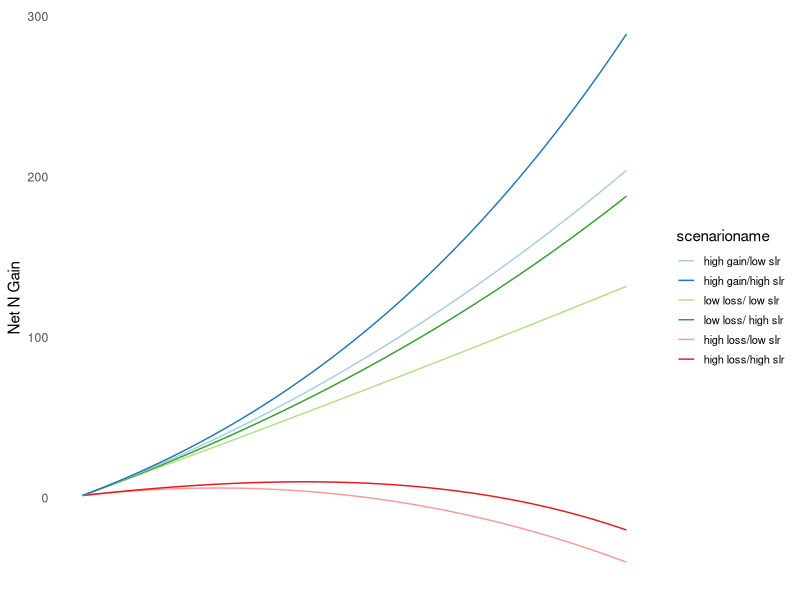
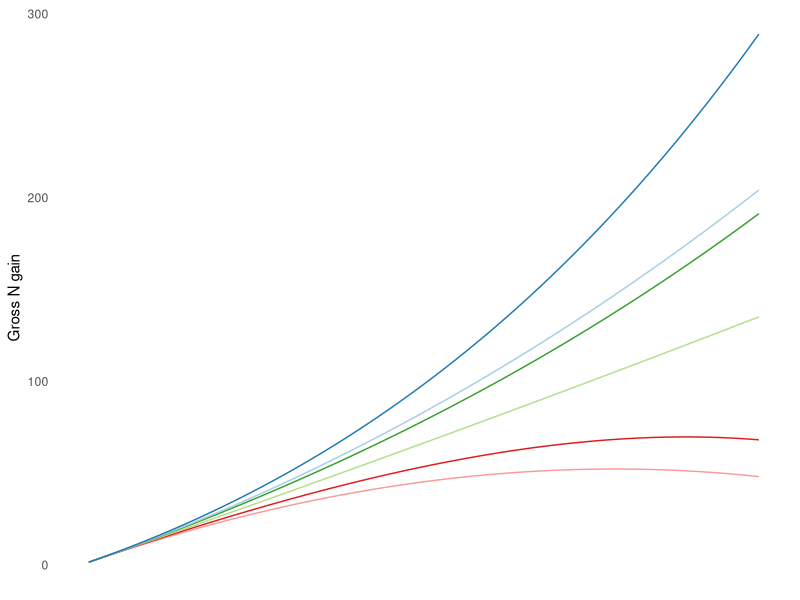
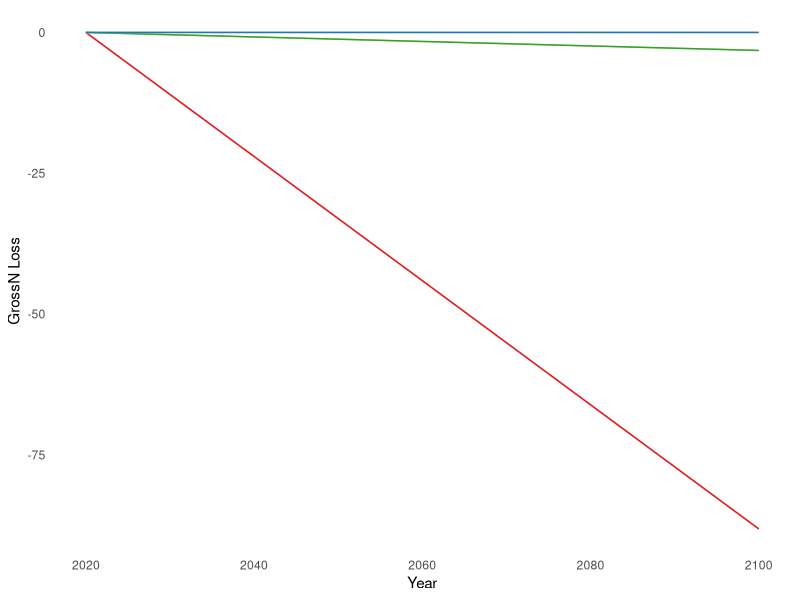

The R source for these figures, in order: (Note: this script raises an error after producing the figures.)

library(dplyr)
library(ggplot2)
library(RColorBrewer)

# Define the sequence of years
years <- 2020:2100

# Create the data frame for each year
scenarios <- data.frame(
  scenario = rep(1:6, each = length(years)),
  scenarioname = rep(c('high loss/low slr', 'high loss/high slr', 'low loss/ low slr', 
                       'low loss/ high slr', 'high gain/low slr', 'high gain/high slr'), 
                     each = length(years)),
  R2020 = 3.5,
  R2100 = rep(c(4.1, 7.8, 4.1, 7.8, 4.1, 7.8), each = length(years)),
  A2020marsh = 52880,
  A2020mangrove = 200239,
  year = rep(years, times = 6)
)

# Calculate the exponential function (k) for each SLR scenario
scenarios$k <- log(scenarios$R2100 / scenarios$R2020) / 80

# Calculate the relative sea level rise (rSLR) for each year: rSLR = SLR2020 * e^(k*(year-2020))
scenarios$rSLR <- scenarios$R2020 * exp(scenarios$k * (scenarios$year - 2020))

# Calculate A2100marsh and A2100mangrove for high loss scenarios 1 and 2
scenarios$A2100marsh[scenarios$scenario %in% c(1, 2)] <- scenarios$A2020marsh[scenarios$scenario %in% c(1, 2)] - 20623
scenarios$A2100mangrove[scenarios$scenario %in% c(1, 2)] <- scenarios$A2020mangrove[scenarios$scenario %in% c(1, 2)] - 144412

# Calculate A2100marsh and A2100mangrove for low loss scenarios 3 and 4
scenarios$A2100marsh[scenarios$scenario %in% c(3, 4)] <- scenarios$A2020marsh[scenarios$scenario %in% c(3,4)] -1568
scenarios$A2100mangrove[scenarios$scenario %in% c(3, 4)] <- scenarios$A2020mangrove[scenarios$scenario %in% c(3,4)] -4421

# Calculate A2100marsh and A2100mangrove for high gain scenarios 5 and 6
scenarios$A2100marsh[scenarios$scenario %in% c(5, 6)] <- scenarios$A2020marsh[scenarios$scenario %in% c(5, 6)] + 20905
scenarios$A2100mangrove[scenarios$scenario %in% c(5, 6)] <- scenarios$A2020mangrove[scenarios$scenario %in% c(5, 6)] + 99434

# Calculate Areas for each year
scenarios$Amarsh <- (scenarios$A2100marsh - scenarios$A2020marsh) * (scenarios$year - 2020) / 80 + scenarios$A2020marsh
scenarios$Amangrove <- (scenarios$A2100mangrove - scenarios$A2020mangrove) * (scenarios$year - 2020) / 80 + scenarios$A2020mangrove
scenarios$Atotal <- scenarios$Amarsh + scenarios$Amangrove

# Calculate the cumulative sum of rSLR within each scenario
scenarios <- scenarios %>%
  group_by(scenario) %>%
  mutate(SL = cumsum(rSLR)) %>%
  ungroup()

# Calculate N gain using Ndensity for marsh and mangrove = 1.78 mg N cm-3
scenarios$Ngainmarsh <- ((scenarios$Amarsh) * (scenarios$SL/10) * (1.78/1000) *10^10)/10^12
scenarios$Ngainmangrove <- ((scenarios$Amangrove) * (scenarios$SL/10) * (1.78/1000) * 10^10)/10^12
scenarios$Ngaintotal <- scenarios$Ngainmarsh + scenarios$Ngainmangrove

# Calculate N loss using Ndensity for marsh, mangrove = 1.78 mg N cm-3, assuming 30 cm of erosive loss
scenarios$Nlossmarsh <- ifelse(   
  scenarios$Amarsh < scenarios$A2020marsh,
  (scenarios$Amarsh - scenarios$A2020marsh) * 30 * (1.78 / 1000) * 10^10 / 10^12,
  0)
scenarios$Nlossmangrove <- ifelse(
  scenarios$Amangrove < scenarios$A2020mangrove,
  (scenarios$Amangrove - scenarios$A2020mangrove) * 30 * (1.78 / 1000) * 10^10 / 10^12,
  0
)
scenarios$Nlosstotal <- scenarios$Nlossmarsh + scenarios$Nlossmangrove

# Calculate net N change
scenarios$netNmarsh <- scenarios$Ngainmarsh + scenarios$Nlossmarsh
scenarios$netNmangrove <- scenarios$Ngainmangrove + scenarios$Nlossmangrove
scenarios$netNtotal <- scenarios$netNmarsh + scenarios$netNmangrove

# Reorder the levels of scenarioname without duplication
scenarios$scenarioname <- factor(scenarios$scenarioname, levels = c('high gain/low slr', 'high gain/high slr', 'low loss/ low slr', 
                                                                    'low loss/ high slr', 'high loss/low slr', 'high loss/high slr'))

# Define plot colors
plot_colors <- brewer.pal(6, "Paired")

# Plot net N over time
plot_netN <- ggplot(scenarios, aes(x = year, y = netNtotal, color = scenarioname, group = scenario)) +
  geom_line() +
  scale_color_manual(values = plot_colors) +
  labs(title = NULL, x = "Year", y = "Net N Gain") +
  theme_minimal() +
  theme(axis.title.x = element_blank(), axis.text.x = element_blank())

# Create a common legend theme
legend_theme <- theme(
  legend.position = "right",
  legend.box = "vertical",
  legend.text = element_text(size = 8),
  legend.key.size = unit(0.5, 'cm'),      # Size of legend keys
  legend.spacing.x = unit(0.5, 'cm'),    # Horizontal spacing between legend items
  legend.spacing.y = unit(0.2, 'cm')     # Vertical spacing between legend items
)

# Plot net N over time
plot_netN <- ggplot(scenarios, aes(x = year, y = netNtotal, color = scenarioname, group = scenario)) +
  geom_line() +
  scale_color_manual(values = plot_colors) +
  labs(title = NULL, x = "Year", y = "Net N Gain") +
  theme_minimal() +
  theme(axis.title.x = element_blank(), axis.text.x = element_blank(), panel.grid.major = element_blank(),   # Remove major gridlines
        panel.grid.minor = element_blank()) +
  legend_theme

# Plot gross N gain over time
plot_Ngain <- ggplot(scenarios, aes(x = year, y = Ngaintotal, color = scenarioname, group = scenario)) +
  geom_line(show.legend = FALSE) +
  scale_color_manual(values = plot_colors) +
  labs(title = NULL, x = "Year", y = "Gross N gain") +
  theme_minimal() +
  theme(axis.title.x = element_blank(), axis.text.x = element_blank(),panel.grid.major = element_blank(),   # Remove major gridlines
        panel.grid.minor = element_blank()) +
  legend_theme

# Plot N loss over time
plot_Nloss <- ggplot(scenarios, aes(x = year, y = Nlosstotal, color = scenarioname, group = scenario)) +
  geom_line(show.legend = FALSE) +
  scale_color_manual(values = plot_colors) +
  labs(title = NULL, x = "Year", y = "GrossN Loss") +
  theme_minimal() +
  theme(panel.grid.major = element_blank(),   # Remove major gridlines
        panel.grid.minor = element_blank()) +
  legend_theme

# Combine the plots into a vertical layout
N_by_year <- plot_netN / plot_Ngain / plot_Nloss 

# Display the combined plot
print(N_by_year)


#Plot marsh elevation by area change

plot_elev_area <- ggplot(scenarios, aes(x = Atotal, y = rSLR, color = scenarioname, group = scenario)) +
  geom_line() +
  scale_color_manual(values = plot_colors) +
  labs(title = NULL, x = "Area", y = "Wetland elevation chagne") +
  theme_minimal() +
  theme( panel.grid.major = element_blank(),   # Remove major gridlines
        panel.grid.minor = element_blank()) +
  legend_theme

print(plot_elev_area)



####################################################################
# Create a grid of values
# 9-5-2024

rSLR_values <- seq(3.5, max(scenarios$rSLR), by = .05)  # SL increments of 0.1 for smoothness
Amarsh_values <- seq(min(30000), max(100000), by = 5000)  # Amarsh increments of 500 for better resolution
Amangrove_values <- seq(min(80000), max(300000), by = 5000)  # Amangrove increments of 500 for better resolution

contour_grid <- expand.grid(

  rSLR = rSLR_values,
  Amarsh = Amarsh_values,
  Amangrove = Amangrove_values
)

# Calculate SL based on rSLR at 2100
contour_grid$SL <- contour_grid$rSLR*38.8 + 256

# Calculate Atotal
contour_grid$Atotal <- contour_grid$Amarsh + contour_grid$Amangrove

# Calculate N gain for the contour scenario
contour_grid$Ngainmarsh <- ((contour_grid$Amarsh) * (contour_grid$SL/10) * (1.78/1000) * 10^10) / 10^12
contour_grid$Ngainmangrove <- ((contour_grid$Amangrove) * (contour_grid$SL/10) * (1.78/1000) * 10^10) / 10^12
contour_grid$Ngaintotal <- contour_grid$Ngainmarsh + contour_grid$Ngainmangrove

# Calculate N loss for the contour scenario
contour_grid$Nlossmarsh <- ifelse(   
  contour_grid$Amarsh < min(scenarios$A2020marsh),
  (contour_grid$Amarsh - min(scenarios$A2020marsh)) * 30 * (1.78 / 1000) * 10^10 / 10^12,
  0)
contour_grid$Nlossmangrove <- ifelse(
  contour_grid$Amangrove < min(scenarios$A2020mangrove),
  (contour_grid$Amangrove - min(scenarios$A2020mangrove)) * 30 * (1.78 / 1000) * 10^10 / 10^12,
  0
)
contour_grid$Nlosstotal <- contour_grid$Nlossmarsh + contour_grid$Nlossmangrove

# Calculate net N change for the contour scenario
contour_grid$netNmarsh <- contour_grid$Ngainmarsh + contour_grid$Nlossmarsh
contour_grid$netNmangrove <- contour_grid$Ngainmangrove + contour_grid$Nlossmangrove
contour_grid$netNtotal <- contour_grid$netNmarsh + contour_grid$netNmangrove


plot_elev_area <- ggplot() +
  geom_tile(data = contour_grid, aes(x = Atotal, y = rSLR, fill = netNtotal)) +  # Smoothed background with continuous fill
  scale_fill_viridis_c(option = "D", direction = -1) +  # Apply continuous color scale for fill
  geom_line(data = scenarios, aes(x = Atotal, y = rSLR, linetype = scenarioname, group = scenario), color = "black") +  # Overlay the line plot
  #scale_color_manual(values = plot_colors) +

  
  # Black lines with varying dash patterns for different scenarios
  geom_line(data = scenarios, aes(x = Atotal, y = rSLR, linetype = scenarioname, group = scenario), color = "black") +  
  scale_linetype_manual(values = c("solid", "solid", "dotted", "dotted", "dashed", "dashed")) +  # Define different dash types
  
  labs(title = NULL, x = "Total Area", y = "Wetland Elevation Change") +
  theme_minimal() +
  theme(

    panel.grid.major = element_blank(),
    panel.grid.minor = element_blank(),
    legend.position = "right",
    legend.box = "vertical",
    legend.text = element_text(size = 8),
    legend.key.size = unit(0.5, 'cm'),
    legend.spacing.x = unit(0.5, 'cm'),
    legend.spacing.y = unit(0.2, 'cm')
  ) +
  guides(fill = guide_colorbar(title = "Net N Gain"))  # Add a colorbar legend for the fill

# Print the updated plot
print(plot_elev_area)


# Specify the folder for saving the recategorized data
Scenarios <- "Scenarios"

# Create the output folder if it doesn't exist
if (!dir.exists(Scenarios)) dir.create(Scenarios)

# Write the recategorized data frame to a new CSV file in the "Recategorized" folder
Scenarios <- file.path(Scenarios, "scenarios.csv")
write.csv(scenarios, Scenarios, row.names = FALSE)
